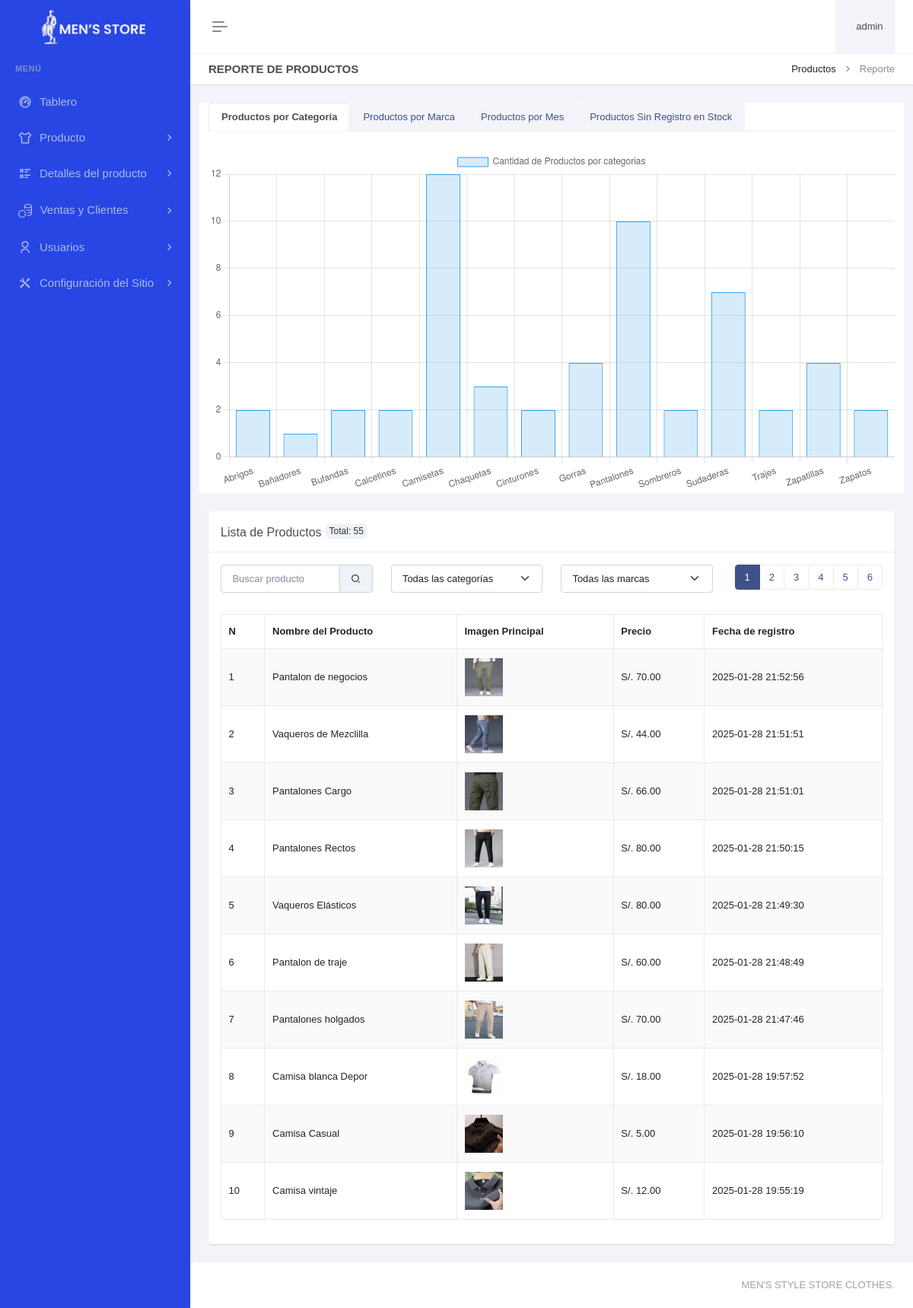
/paneladministrador/reportes/productos/reporte-productos.php (signed in), run on an earlier commit of the app's database.
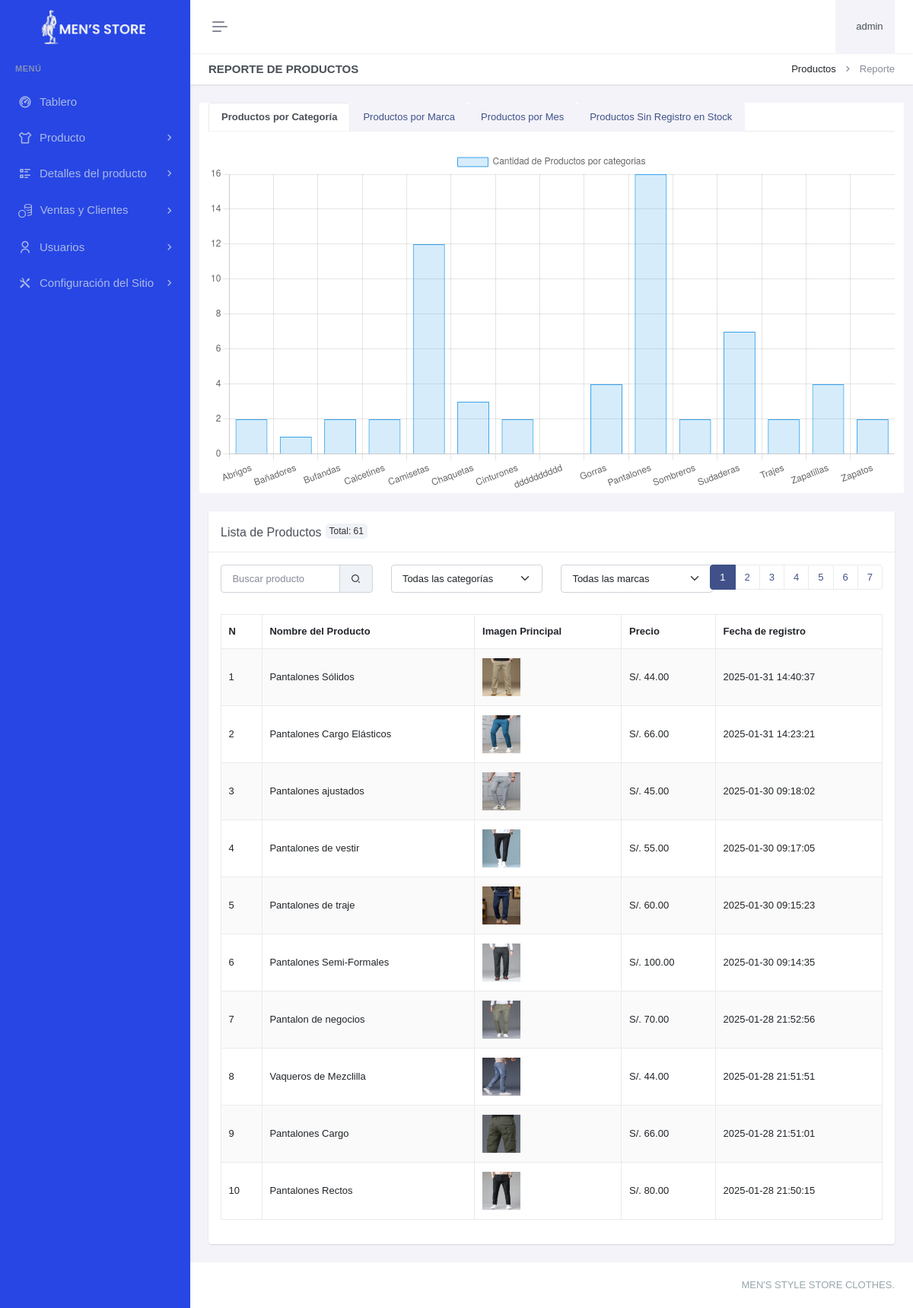
And on a later commit of the database.
### tables this page shows
CREATE TABLE `producto` (
  `proId` int(11) NOT NULL,
  `catId` int(11) DEFAULT NULL,
  `marId` int(11) DEFAULT NULL,
  `proNombre` varchar(50) NOT NULL,
  `proDescripcion` varchar(150) DEFAULT NULL,
  `proImg` varchar(255) DEFAULT NULL,
  `proImg2` varchar(255) DEFAULT NULL,
  `proPrecio` decimal(8,2) DEFAULT NULL,
  `proFechaRegistro` datetime DEFAULT current_timestamp() ON UPDATE current_timestamp()
);

### paneladministrador/reportes/productos/reporte-productos.php (the view, shortened to what the changed rows need)
<?php
include "../../header.php";
include "../../sidebar.php";
$search = isset($_GET['search']) ? trim($_GET['search']) : '';
$filter_categoria = isset($_GET['categoria']) ? trim($_GET['categoria']) : '';
$filter_marca = isset($_GET['marca']) ? trim($_GET['marca']) : '';
$pagina_actual = isset($_GET['pagina']) ? (int)$_GET['pagina'] : 1;
$registros_por_pagina = 10;
$offset = ($pagina_actual - 1) * $registros_por_pagina;
$query_total = "SELECT COUNT(*) as total FROM producto WHERE proNombre LIKE ? AND (catId = ? OR ? = '') AND (marId = ? OR ? = '')";
$stmt_total = $con->prepare($query_total);
$search_param = "%$search%";
$stmt_total->bind_param('sssss', $search_param, $filter_categoria, $filter_categoria, $filter_marca, $filter_marca);
$stmt_total->execute();
$result_total = $stmt_total->get_result();
$total_registros = $result_total->fetch_assoc()['total'];
$total_paginas = ceil($total_registros / $registros_por_pagina);
$query = "SELECT p.*, c.catNombre, m.marNombre FROM producto p
          JOIN categoria c ON p.catId = c.catId
          JOIN marca m ON p.marId = m.marId
          WHERE p.proNombre LIKE ? AND (p.catId = ? OR ? = '') AND (p.marId = ? OR ? = '')
          ORDER BY p.proId DESC
          LIMIT ? OFFSET ?";
$stmt = $con->prepare($query);
$stmt->bind_param('ssssiii', $search_param, $filter_categoria, $filter_categoria, $filter_marca, $filter_marca, $registros_por_pagina, $offset);
$stmt->execute();
$result = $stmt->get_result();
?>
<div class="main-content">
    <div class="page-content">
        <div class="container-fluid">
            <div class="row">
                <div class="col-xxl-9">
                    <div class="row" style="background-color: white;">
                        <div class="col-12">
                            <div class="tab-content" id="myTabContent">
                                <div class="tab-pane fade show active" id="bar" role="tabpanel" aria-labelledby="bar-tab">
                                    <canvas id="barChart" class="mt-4"></canvas>
                                </div>
                            </div>
                        </div>
                    </div>
                    <div class="card mt-4">
                        <div class="card-header">
                            <h5 class="card-title mb-0">Lista de Productos<div class="badge-total">Total: <?php echo $total_registros; ?></div>
                            </h5>
                        </div>
                        <div class="card-body">
                            <nav aria-label="Page navigation example">
                                <ul class="pagination justify-content-center">
                                    <?php for ($i = 1; $i <= $total_paginas; $i++): ?>
                                        <li class="page-item <?php echo ($i == $pagina_actual) ? 'active' : ''; ?>">
                                            <a class="page-link" href="?pagina=<?php echo $i; ?>&search=<?php echo htmlspecialchars($search); ?>#example"><?php echo $i; ?></a>
                                        </li>
                                    <?php endfor; ?>
                                </ul>
                            </nav>
                        </div>
                    </div>
                    <table class="table table-bordered dt-responsive nowrap table-striped align-middle" style="width:100%">
                        <thead>
                            <tr>
                                <th>N</th>
                                <th>Nombre del Producto</th>
                                <th>Imagen Principal</th>
                                <th>Precio</th>
                                <th>Fecha de registro</th>
                            </tr>
                        </thead>
                        <tbody>
                            <?php
                            $numero = $offset + 1;
                            while ($row = $result->fetch_assoc()) {
                                $image_path1 = "../../recursos/uploads/producto/" . htmlspecialchars($row['proImg']);
                                echo "<tr id='producto-{$row['proId']}' ondblclick='openProductModal({$row['proId']}, \"{$row['proNombre']}\", \"{$row['proDescripcion']}\", \"{$row['proImg']}\", \"{$row['proImg2']}\", {$row['proPrecio']}, \"{$row['catNombre']}\", \"{$row['marNombre']}\")'>
                                                <td>{$numero}</td>
                                                <td>" . htmlspecialchars($row['proNombre']) . "</td>
                                                <td><img src='" . $image_path1 . "' alt='" . htmlspecialchars($row['proNombre']) . "' style='width: 50px; height: 50px;'></td>
                                                <td>S/. " . htmlspecialchars($row['proPrecio']) . "</td>
                                                <td>{$row['proFechaRegistro']}</td>
                                            </tr>";
                                $numero++;
                            }
                            ?>
                        </tbody>
                    </table>
                </div>
            </div>
        </div>
    </div>
</div>
<?php include "../../footer.php"; ?>

What changed in the data, as far as the page shows it:
no longer on this page (row unchanged): producto: proNombre "Vaqueros Elásticos", proImg (picture), proPrecio "80.00", proFechaRegistro "2025-01-28 21:49:30"
no longer on this page (row unchanged): producto: proNombre "Pantalon de traje", proImg (picture), proPrecio "60.00", proFechaRegistro "2025-01-28 21:48:49"
no longer on this page (row unchanged): producto: proNombre "Pantalones holgados", proImg (picture), proPrecio "70.00", proFechaRegistro "2025-01-28 21:47:46"
no longer on this page (row unchanged): producto: proNombre "Camisa blanca Depor", proImg (picture), proPrecio "18.00", proFechaRegistro "2025-01-28 19:57:52"
no longer on this page (row unchanged): producto: proNombre "Camisa Casual", proImg (picture), proPrecio "5.00", proFechaRegistro "2025-01-28 19:56:10"
no longer on this page (row unchanged): producto: proNombre "Camisa vintaje", proImg (picture), proPrecio "12.00", proFechaRegistro "2025-01-28 19:55:19"
added producto: proNombre "Pantalones Sólidos", proImg (picture), proPrecio "44.00", proFechaRegistro "2025-01-31 14:40:37"
added producto: proNombre "Pantalones Cargo Elásticos", proImg (picture), proPrecio "66.00", proFechaRegistro "2025-01-31 14:23:21"
added producto: proNombre "Pantalones ajustados", proImg (picture), proPrecio "45.00", proFechaRegistro "2025-01-30 09:18:02"
added producto: proNombre "Pantalones de vestir", proImg (picture), proPrecio "55.00", proFechaRegistro "2025-01-30 09:17:05"
added producto: proNombre "Pantalones de traje", proImg (picture), proPrecio "60.00", proFechaRegistro "2025-01-30 09:15:23"
added producto: proNombre "Pantalones Semi-Formales", proImg (picture), proPrecio "100.00", proFechaRegistro "2025-01-30 09:14:35"
Also different on the page:
chart data {{ json_encode($cantidades) }}: ["2","1","2","2","12","3","2","4","10","2","7","2","4","2"] → ["2","1","2","2","12","3","2","0","4","16","2","7","2","4","2"]
$total_registros: "55" → "61"
new list line: "7"
